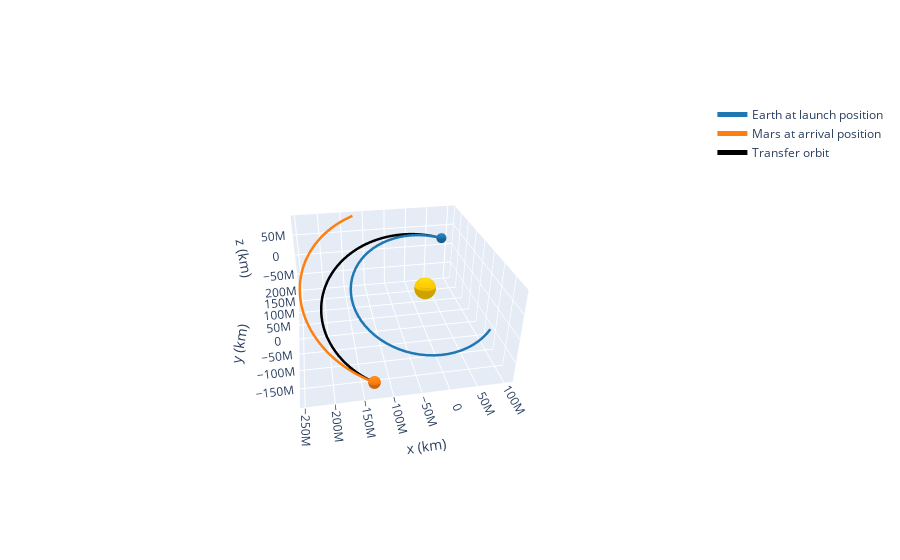

The code cell stored with this chart in its notebook:
### Code cell
plotter = OrbitPlotter3D()
plotter.set_attractor(Sun)

plotter.plot_ephem(earth, date_launch, label="Earth at launch position")
plotter.plot_ephem(mars, date_arrival, label="Mars at arrival position")
plotter.plot_trajectory(
    ss_trans.sample(max_anomaly=180 * u.deg),
    color="black",
    label="Transfer orbit",
)
plotter.set_view(30 * u.deg, 260 * u.deg, distance=3 * u.km)
